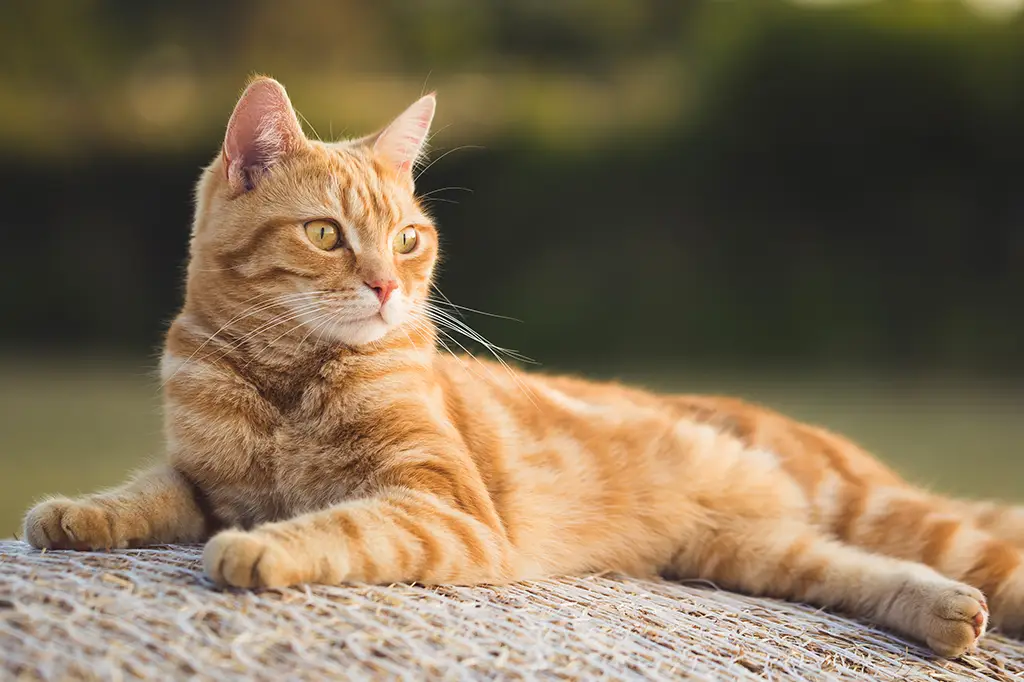
#> input picture images/gato_1.png, 1024 x 682 px
$ python deteccaoGatos.py
#> lines starting #> are read from the running program, lines starting #| are printed output that depends on the picture; after the words box and inside, x2 and y2 are one past the last pixel; in counts of white or black regions, pixels touching at a corner belong together
### utils/csvUtils.py
import csv


def includeRows(caption):
    fields = [caption.path, caption.date, caption.time, caption.local]
    with open(r'./data/captures_data.csv', 'a+') as f:
        writer = csv.writer(f)
        writer.writerow(fields);

### entity/caption.py
class Caption:
    def __init__(self, path, date, time, local):
        self.path = path
        self.date = date
        self.time = time
        self.local = local

    def toString(self):
        return self.path, self.date, self.time, self.local

### deteccaoGatos.py
import cv2
import entity.caption as caption
import utils.csvUtils as csvUtils
from datetime import datetime

classificador = cv2.CascadeClassifier(cv2.data.haarcascades + "haarcascade_frontalcatface.xml")

imagesList = [r"images/gato_1.png", r"images/gato_2.jpeg", r"images/gato_3.jpeg", r"images/gato_4.png"]

today = datetime.now()
date = str(today.year) + '-' + str(today.month) + '-' + str(today.day)
time = str(today.hour) + ':' + str(today.minute) + ':' + str(today.second)
caption = caption.Caption("", date, time, "Jardim")
amostra = 0
i = 0

while i < len(imagesList) or amostra > 5:
    imagem = cv2.imread(imagesList[i])
#> imagem is the input picture: shape (682, 1024, 3); mean B, G, R 82.3, 108, 125.6
    cinza = cv2.cvtColor(imagem, cv2.COLOR_BGR2RGB)
    faces = classificador.detectMultiScale(cinza, scaleFactor=1.1)
#> faces = [[197, 612, 60, 60]]
    if len(faces) > 0:
        print("Gato detectado no jardim.")
        numeroMaxAmostras = 5
        largura, altura = 220, 220

        for (x, y, l, a) in faces:
            imagem = cv2.rectangle(imagem, (x, y), (x + largura, y + altura), (0, 0, 225), 2)
            cv2.imshow("Gatos detectados", imagem)

            if cv2.waitKey(2000):
                amostra += 1
                localPhoto = "./data/gato_" + str(amostra) + ".jpg"
                caption.path = localPhoto
                cv2.imwrite(localPhoto, imagem)
                csvUtils.includeRows(caption)
            if amostra > numeroMaxAmostras:
                print("Fotos capturadas com sucesso!")
                cv2.destroyAllWindows()
                break
#> this loop made 1 pass; (key Esc is pressed on pass 1)
#> (x, y, l, a, amostra, localPhoto, caption.path, fields in includeRows) on pass 1: (197, 612, 60, 60, 1, './data/gato_1.jpg', './data/gato_1.jpg', ['./data/gato_1.jpg', '2026-11-20', '16:17:36', 'Jardim'])
#> pass 1, `imagem = cv2.rectangle(imagem, (x, y), (x + largura, y + altura), (0, ..`:
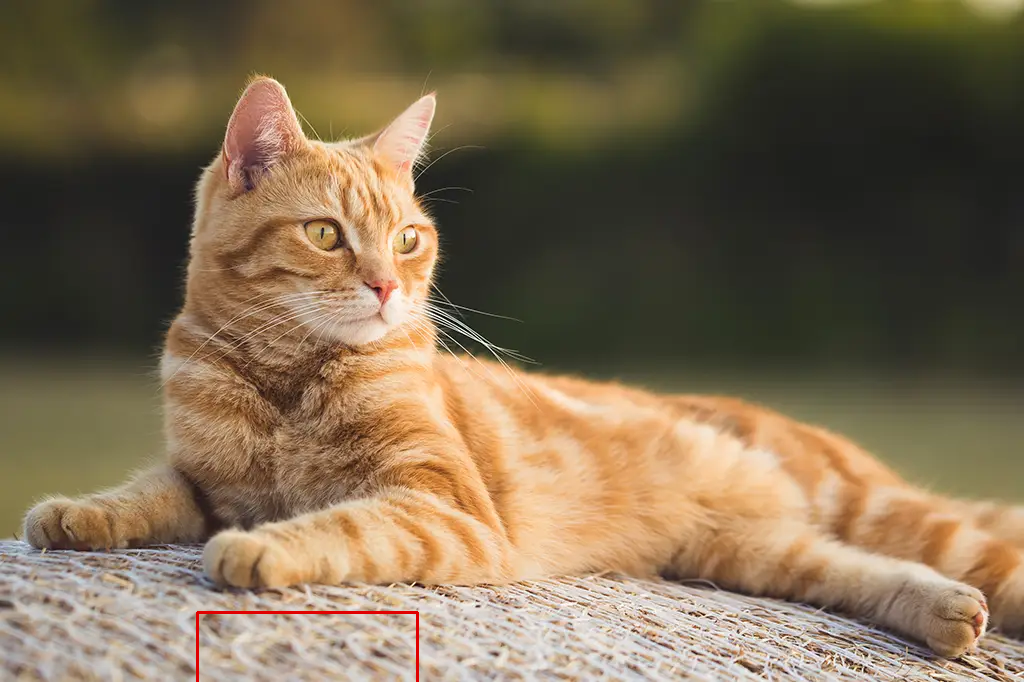
#> imagem: shape (682, 1024, 3); 0.15% of pixels changed, all inside (x1, y1, x2, y2) = (196, 611, 419, 682)
#> after the loop, amostra = 1
    else:
        print("Não detectamos nenhum gato.")
    i += 1

$ run again, with images/gato_rebaixado.png copied over images/gato_1.png
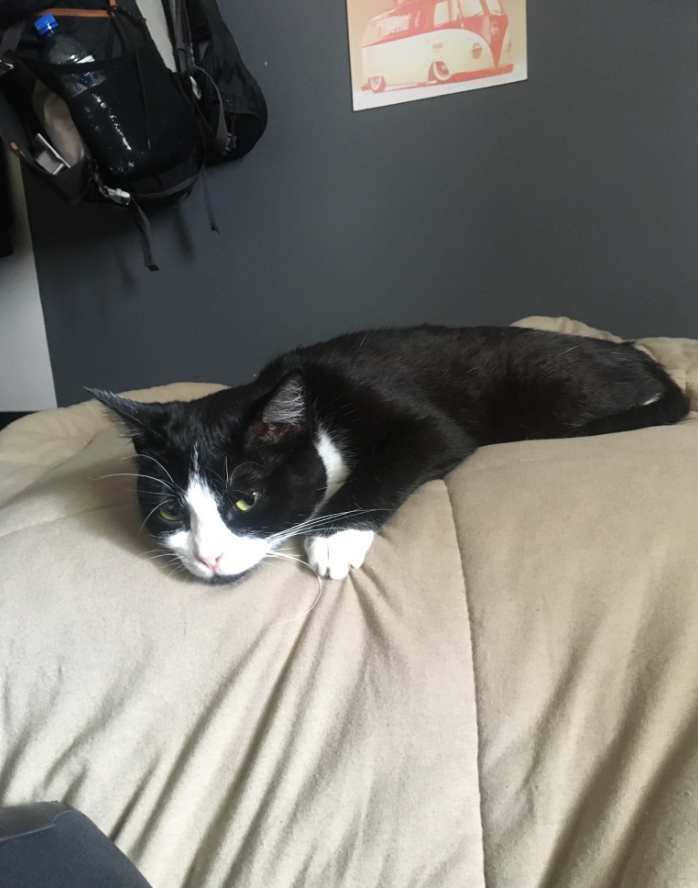
#> input picture images/gato_rebaixado.png, 698 x 888 px
#> imagem is the input picture: shape (888, 698, 3); mean B, G, R 114.4, 120.7, 122.3
#> faces = [[112, 208, 80, 80], [123, 444, 161, 161]]
#> the loop `for (x, y, l, a) in faces:` made 2 passes; (key Esc is pressed on pass 1)
#> (x, y, l, a, amostra, localPhoto, caption.path, fields in includeRows) on passes 1 to 2: (112, 208, 80, 80, 1, './data/gato_1.jpg', './data/gato_1.jpg', ['./data/gato_1.jpg', '2026-11-20', '16:17:38', 'Jardim']), (123, 444, 161, 161, 2, './data/gato_2.jpg', './data/gato_2.jpg', ['./data/gato_2.jpg', '2026-11-20', '16:17:38', 'Jardim'])
#> pass 1, `imagem = cv2.rectangle(imagem, (x, y), (x + largura, y + altura), (0, ..`:
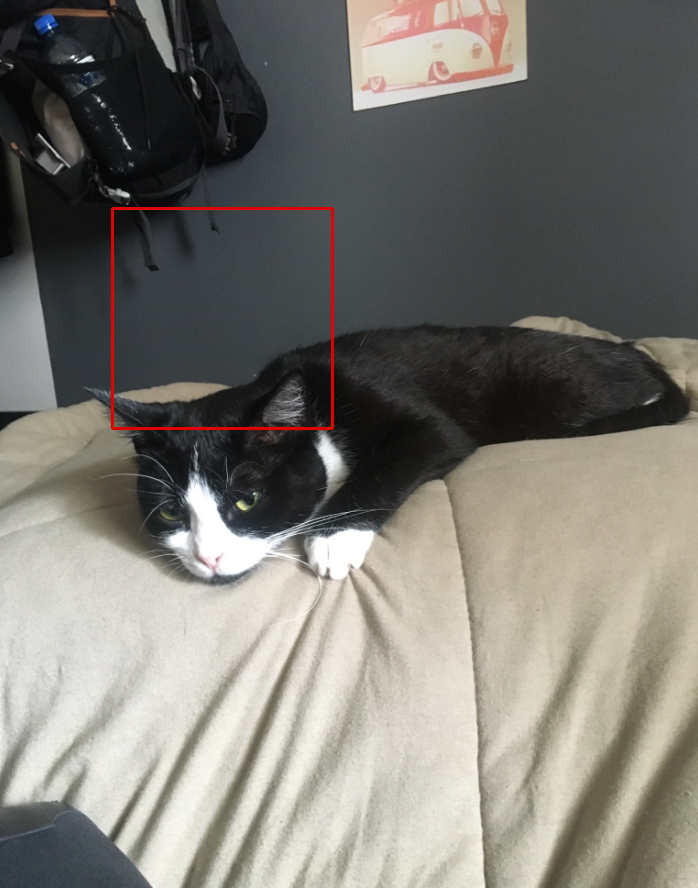
#> imagem: shape (888, 698, 3); 0.43% of pixels changed, all inside (x1, y1, x2, y2) = (111, 207, 334, 430)
#> pass 2, `imagem = cv2.rectangle(imagem, (x, y), (x + largura, y + altura), (0, ..`:
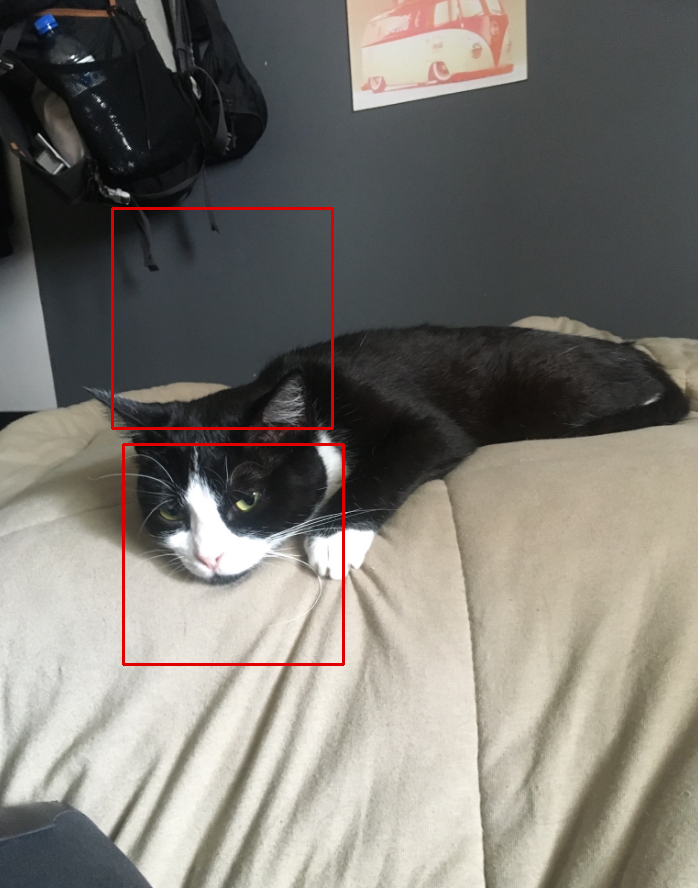
#> imagem: shape (888, 698, 3); 0.43% of pixels changed, all inside (x1, y1, x2, y2) = (122, 443, 345, 666)
#> after the loop `for (x, y, l, a) in faces:`: amostra = 2

$ run again, with images/gato_4.jpeg saved as images/gato_1.png
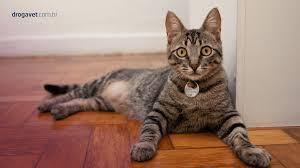
#> input picture images/gato_4.jpeg, 300 x 168 px
#> imagem is the input picture: shape (168, 300, 3); mean B, G, R 112.2, 125.7, 157.3
#> faces = [[166, 29, 56, 56]]
#> the loop `for (x, y, l, a) in faces:` made 1 pass; (key Esc is pressed on pass 1)
#> (x, y, l, a, amostra, localPhoto, caption.path, fields in includeRows) on pass 1: (166, 29, 56, 56, 1, './data/gato_1.jpg', './data/gato_1.jpg', ['./data/gato_1.jpg', '2026-11-20', '16:17:40', 'Jardim'])
#> pass 1, `imagem = cv2.rectangle(imagem, (x, y), (x + largura, y + altura), (0, ..`:
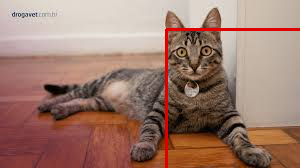
#> imagem: shape (168, 300, 3); 1.62% of pixels changed, all inside (x1, y1, x2, y2) = (165, 28, 300, 168)
#> after the loop `for (x, y, l, a) in faces:`: amostra = 1

$ run again, with images/gato_5.jpeg saved as images/gato_1.png
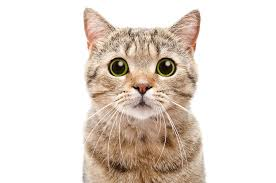
#> input picture images/gato_5.jpeg, 276 x 183 px
#> imagem is the input picture: shape (183, 276, 3); mean B, G, R 210.9, 219.2, 229.1
#> faces = [[90, 25, 101, 101]]
#> the loop `for (x, y, l, a) in faces:` made 1 pass; (key Esc is pressed on pass 1)
#> (x, y, l, a, amostra, localPhoto, caption.path, fields in includeRows) on pass 1: (90, 25, 101, 101, 1, './data/gato_1.jpg', './data/gato_1.jpg', ['./data/gato_1.jpg', '2026-11-20', '16:17:41', 'Jardim'])
#> pass 1, `imagem = cv2.rectangle(imagem, (x, y), (x + largura, y + altura), (0, ..`:
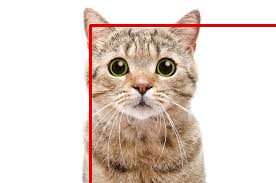
#> imagem: shape (183, 276, 3); 2.04% of pixels changed, all inside (x1, y1, x2, y2) = (89, 24, 276, 183)
#> after the loop `for (x, y, l, a) in faces:`: amostra = 1
